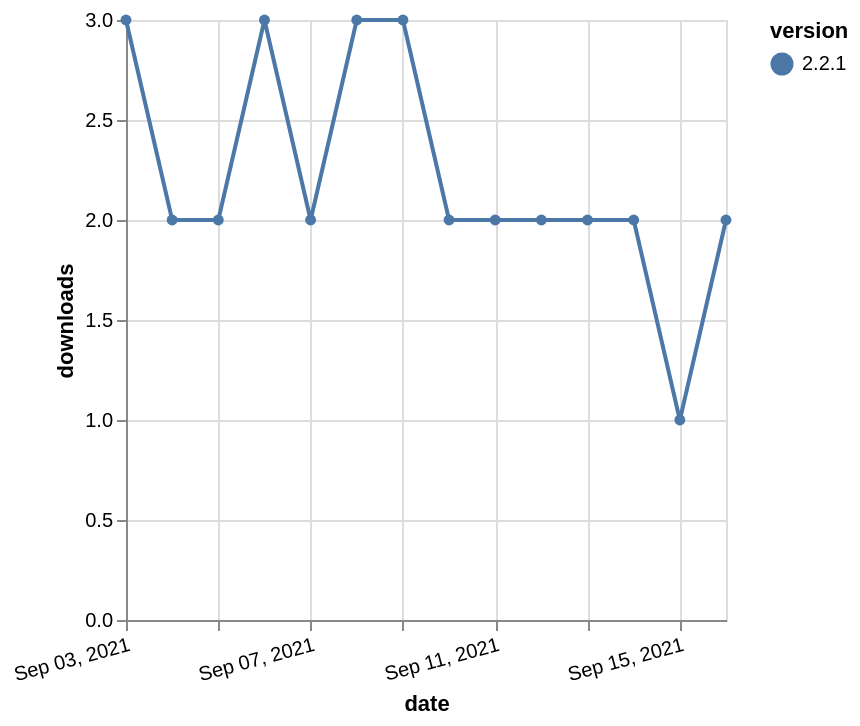

Here is the Vega-Lite specification saved for this chart:
### Vega-Lite specification from a JSON file in a GitHub repository (floating-point values rounded to 4 significant figures)
{"$schema": "https://vega.github.io/schema/vega-lite/v5.json", "description": "A simple bar chart with embedded data.", "data": {"values": [{"date": "2021-09-03", "total": 4038, "delta": 3, "version": "2.2.1"}, {"date": "2021-09-04", "total": 4040, "delta": 2, "version": "2.2.1"}, {"date": "2021-09-05", "total": 4042, "delta": 2, "version": "2.2.1"}, {"date": "2021-09-06", "total": 4045, "delta": 3, "version": "2.2.1"}, {"date": "2021-09-07", "total": 4047, "delta": 2, "version": "2.2.1"}, {"date": "2021-09-08", "total": 4050, "delta": 3, "version": "2.2.1"}, {"date": "2021-09-09", "total": 4053, "delta": 3, "version": "2.2.1"}, {"date": "2021-09-10", "total": 4055, "delta": 2, "version": "2.2.1"}, {"date": "2021-09-11", "total": 4057, "delta": 2, "version": "2.2.1"}, {"date": "2021-09-12", "total": 4059, "delta": 2, "version": "2.2.1"}, {"date": "2021-09-13", "total": 4061, "delta": 2, "version": "2.2.1"}, {"date": "2021-09-14", "total": 4063, "delta": 2, "version": "2.2.1"}, {"date": "2021-09-15", "total": 4064, "delta": 1, "version": "2.2.1"}, {"date": "2021-09-16", "total": 4066, "delta": 2, "version": "2.2.1"}]}, "width": "container", "mark": {"type": "line", "point": {"filled": true}}, "encoding": {"x": {"field": "date", "type": "temporal", "timeUnit": "yearmonthdate", "title": "date", "axis": {"labelAngle": -15}}, "y": {"field": "delta", "type": "quantitative", "title": "downloads"}, "color": {"field": "version", "type": "nominal"}, "tooltip": {"field": "delta"}}}
